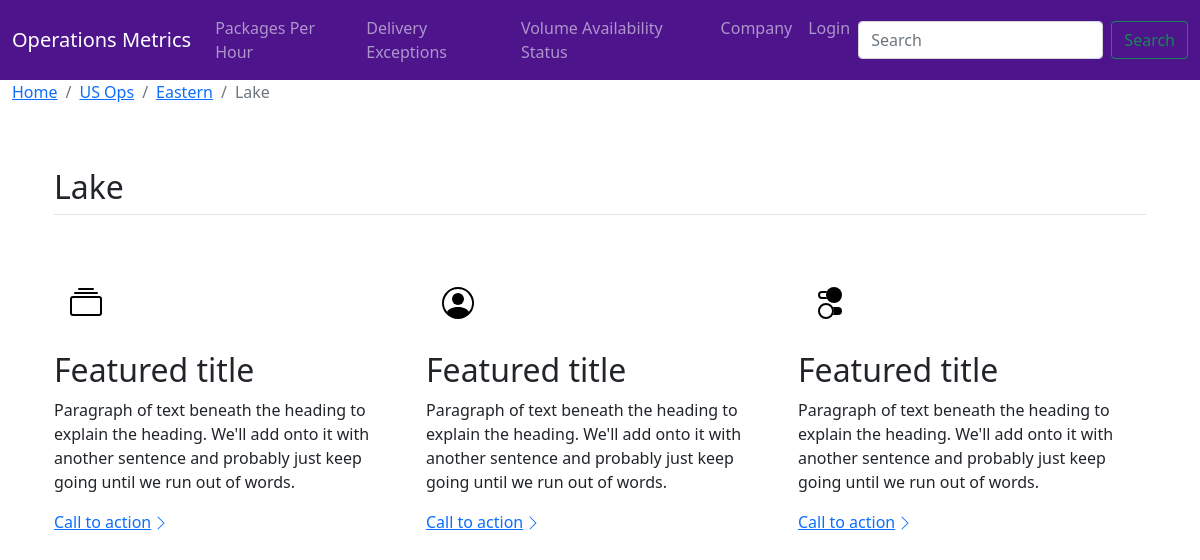
Page /district/9 on the committed database.
### opMetrics/models.py (models this page shows, shortened)
class District(models.Model):
    region = models.ForeignKey(Region, on_delete=models.CASCADE, null=True, default='')
    name = models.CharField(max_length=15, help_text='Enter District Name.')
    def __str__(self):
        return self.name

class Region(models.Model):
    division = models.ForeignKey(Division, on_delete=models.CASCADE, null=True)
    name = models.CharField(max_length=15, help_text='Region Name', default='')
    def get_absolute_url(self):
        return reverse('region-detail', args=[str(self.id)])
    def __str__(self):
        return self.name

class Division(models.Model):
    company = models.ForeignKey(Company, on_delete=models.CASCADE, null=True)
    name = models.CharField(max_length=10, help_text='Division Name')
    def get_absolute_url(self):
        return reverse('division-detail', args=[str(self.id)])
    def __str__(self):
        return self.name

### opMetrics/views.py (the view, shortened to what this page needs)
# urls.py: path('district/<int:pk>', views.DistrictDetailView.as_view(), name='district-detail'),
class DistrictDetailView(generic.DetailView):
    model = District

### opMetrics/templates/opMetrics/district_detail.html (shortened to what this page needs)
{% extends 'opMetrics/base.html' %}
{% block content %}
{% load static %}
<link href="{% static 'css/features.css' %}" rel="stylesheet" >
<main>
    <div class="container-fluid">
      <nav aria-label="breadcrumb">
        <ol class="breadcrumb">
          <li class="breadcrumb-item"><a href="{% url 'home' %}">Home</a></li>
          <li class="breadcrumb-item"><a href="{{ district.region.division.get_absolute_url }}">{{ district.region.division }}</a></li>
          <li class="breadcrumb-item"><a href="{{ district.region.get_absolute_url }}">{{ district.region }}</a></li>
          <li class="breadcrumb-item active" aria-current="page">{{ district }}</li>
        </ol>
      </nav>
    </div>
<div class="container px-4 py-5" id="districtName">
<h2 class="pb-2 border-bottom">{{ district }}</h2>
<div class="row g-4 py-5 row-cols-1 row-cols-lg-3">
    <div class="feature col">
    <div class="feature-icon d-inline-flex align-items-center justify-content-center text-bg-primary bg-gradient fs-2 mb-3">
        <svg class="bi" width="1em" height="1em"><use xlink:href="#collection"/></svg>
    </div>
    <h3 class="fs-2">Featured title</h3>
    <p>Paragraph of text beneath the heading to explain the heading. We'll add onto it with another sentence and probably just keep going until we run out of words.</p>
    <a href="#" class="icon-link d-inline-flex align-items-center">
        Call to action
        <svg class="bi" width="1em" height="1em"><use xlink:href="#chevron-right"/></svg>
    </a>
    </div>
    <div class="feature col">
    <div class="feature-icon d-inline-flex align-items-center justify-content-center text-bg-primary bg-gradient fs-2 mb-3">
        <svg class="bi" width="1em" height="1em"><use xlink:href="#people-circle"/></svg>
    </div>
    <h3 class="fs-2">Featured title</h3>
    <p>Paragraph of text beneath the heading to explain the heading. We'll add onto it with another sentence and probably just keep going until we run out of words.</p>
    <a href="#" class="icon-link d-inline-flex align-items-center">
        Call to action
        <svg class="bi" width="1em" height="1em"><use xlink:href="#chevron-right"/></svg>
    </a>
    </div>
    <div class="feature col">
    <div class="feature-icon d-inline-flex align-items-center justify-content-center text-bg-primary bg-gradient fs-2 mb-3">
        <svg class="bi" width="1em" height="1em"><use xlink:href="#toggles2"/></svg>
    </div>
    <h3 class="fs-2">Featured title</h3>
    <p>Paragraph of text beneath the heading to explain the heading. We'll add onto it with another sentence and probably just keep going until we run out of words.</p>
    <a href="#" class="icon-link d-inline-flex align-items-center">
        Call to action
        <svg class="bi" width="1em" height="1em"><use xlink:href="#chevron-right"/></svg>
    </a>
    </div>
</div>
</div>
{% endblock %}

### opMetrics/static/css/features.css (style rules this page uses)
.feature-icon { width: 4rem; height: 4rem; border-radius: .75rem; }
.icon-link > .bi { margin-top: .125rem; margin-left: .125rem; fill: currentcolor; transition: transform .25s ease-in-out; }

### rows in the picture
District: region.division "US Ops", region "Eastern", name "Lake"
